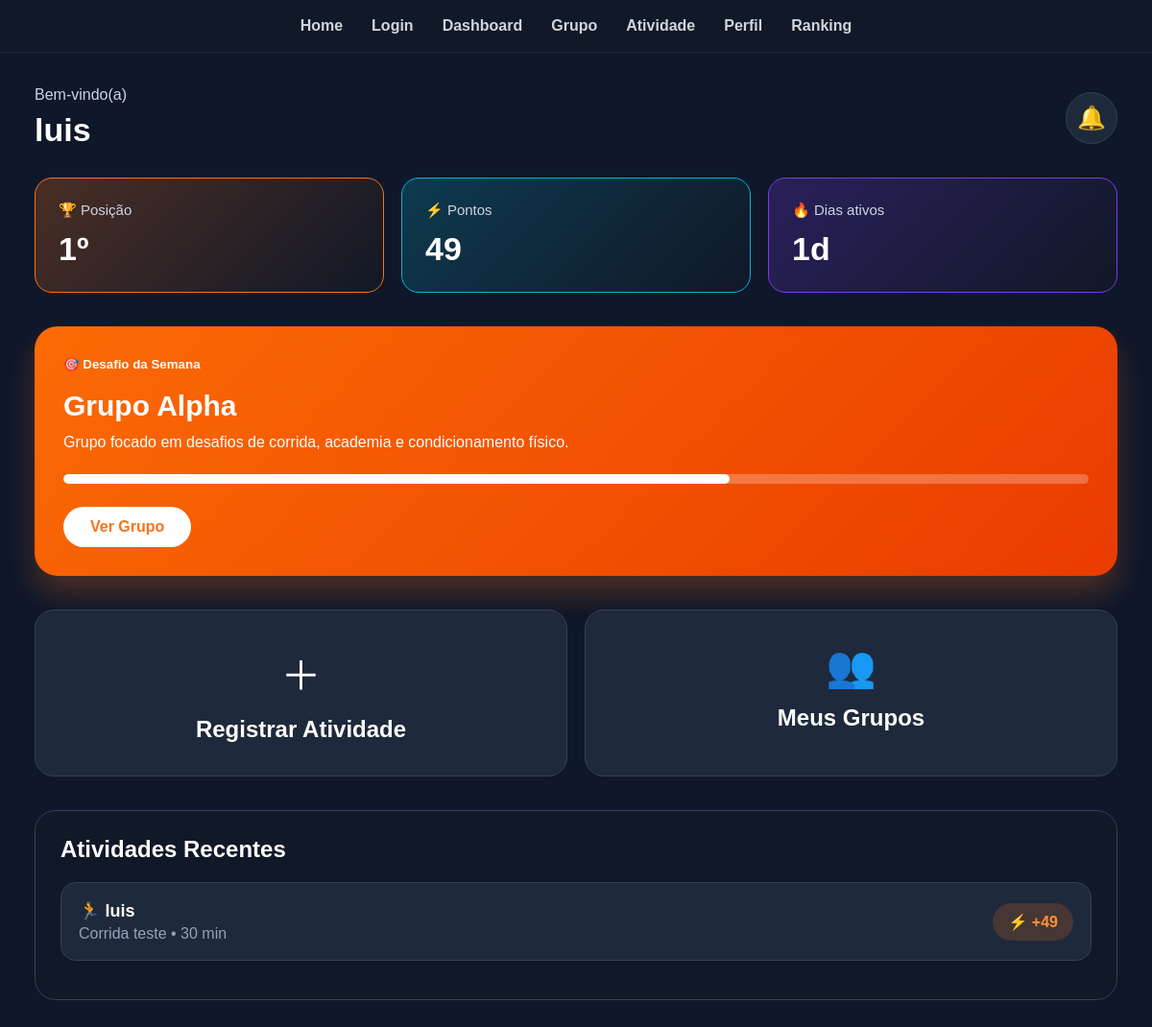
Page /dashboard/ (signed in) on the earlier database version.
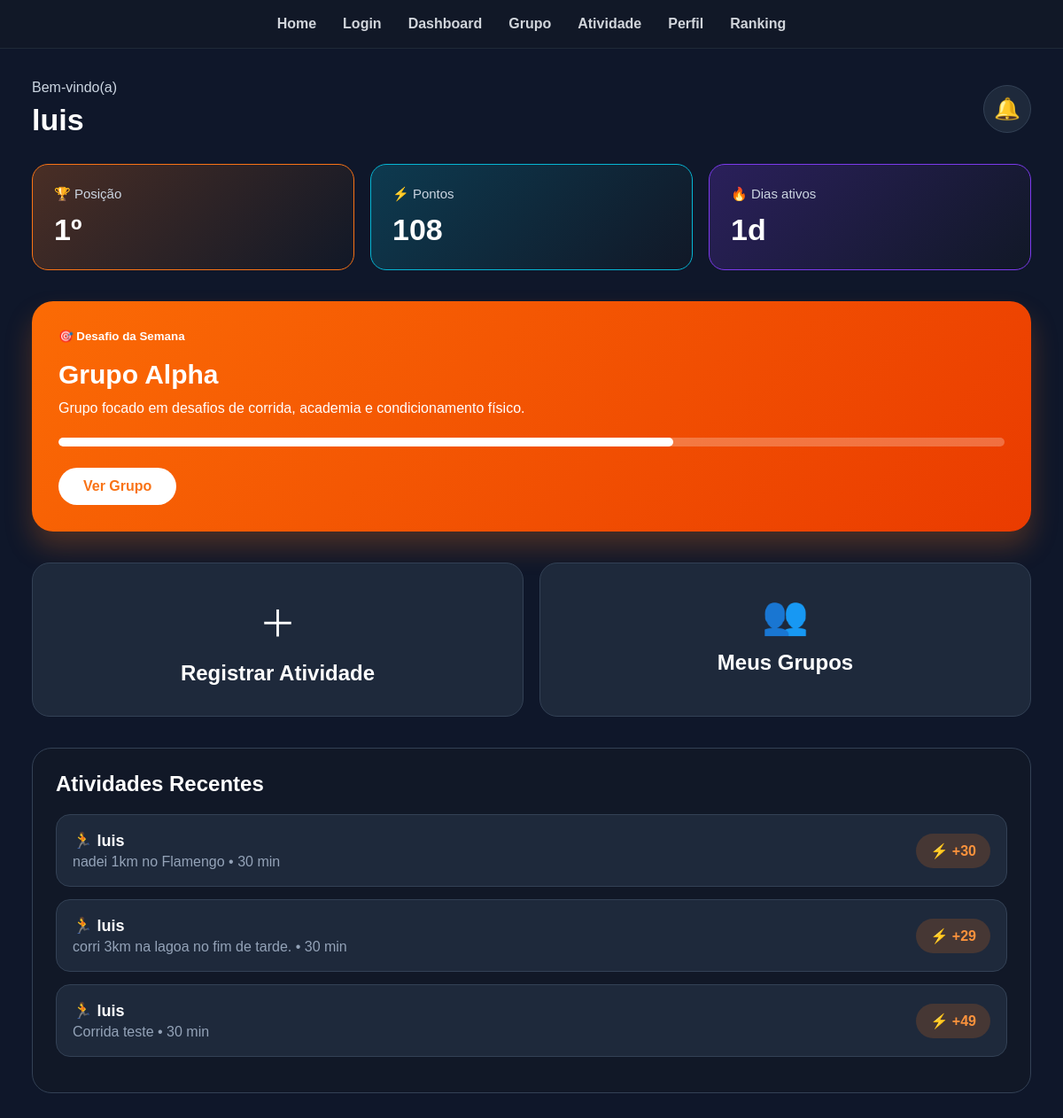
Same page on the later database version.
### core/models.py (models this page shows, shortened)
class Activity(models.Model):
    user = models.ForeignKey(User, on_delete=models.CASCADE, related_name='activities')
    group = models.ForeignKey(Group, on_delete=models.CASCADE, related_name='group_activities')
    image = models.ImageField(upload_to='activities/%Y/%m/%d/', blank=True, null=True)
    description = models.TextField(blank=True, null=True)
    duration_minutes = models.PositiveIntegerField(default=0)
    points_earned = models.IntegerField(default=0)
    created_at = models.DateTimeField(auto_now_add=True)
    class Meta:
        ordering = ['-created_at']

### core/views.py (the view)
# urls.py: path('dashboard/', dashboard),
@login_required
def dashboard(request):
    usuario = request.user
    grupo = Group.objects.first()
    atividades = Activity.objects.all().order_by('-created_at')
    atividades_usuario = Activity.objects.filter(user=usuario)
    total_pontos = atividades_usuario.aggregate(
        total=Sum('points_earned')
    )['total'] or 0
    dias_ativos = len(set(
        atividade.created_at.date() for atividade in atividades_usuario
    ))
    ranking_usuarios = User.objects.annotate(
        total_pontos=Sum('activities__points_earned')
    ).filter(
        total_pontos__isnull=False
    ).order_by('-total_pontos')
    posicao = "-"
    for indice, user in enumerate(ranking_usuarios, start=1):
        if user == usuario:
            posicao = f"{indice}º"
    return render(
        request,
        'core/dashboard.html',
        {
            "usuario": usuario,
            "atividades": atividades,
            "total_pontos": total_pontos,
            "dias_ativos": dias_ativos,
            "posicao": posicao,
            "grupo": grupo,
        }
    )

### core/templates/core/dashboard.html (shortened to what this page needs)
<!DOCTYPE html>
<html lang="pt-br">
<head>
</head>
<body>
<nav>
    <a href="/">Home</a>
    <a href="/login/">Login</a>
    <a href="/dashboard/">Dashboard</a>
    <a href="/grupo/">Grupo</a>
    <a href="/atividade/">Atividade</a>
    <a href="/perfil/">Perfil</a>
    <a href="/ranking/">Ranking</a>
</nav>
<div class="container">
    <section class="topo">
        <div>
            <p>Bem-vindo(a)</p>
<h1>{{ usuario.username }}</h1>        </div>
        <div class="notificacao">🔔</div>
    </section>
    <section class="cards-status">
        <div class="status-card laranja">
            <span>🏆 Posição</span>
<h2>{{ posicao }}</h2>        </div>
        <div class="status-card azul">
            <span>⚡ Pontos</span>
            <h2>{{ total_pontos }}</h2>
        </div>
        <div class="status-card roxo">
            <span>🔥 Dias ativos</span>
            <h2>{{ dias_ativos }}d</h2>
        </div>
    </section>
    <section class="desafio">
        <small>🎯 Desafio da Semana</small>
        <h2>
    {% if grupo %}
        {{ grupo.name }}
    {% else %}
        Nenhum grupo cadastrado
    {% endif %}
</h2>
<p>
    {% if grupo %}
        {{ grupo.description }}
    {% else %}
        Cadastre um grupo no painel administrativo.
    {% endif %}
</p>
        <div class="progress">
            <div class="progress-bar"></div>
        </div>
        <a href="/grupo/" class="btn-light">Ver Grupo</a>
    </section>
    <section class="atalhos">
        <a href="/atividade/" class="atalho">
            <span class="icone">＋</span>
            <h2>Registrar Atividade</h2>
        </a>
        <a href="/grupo/" class="atalho">
            <span class="icone">👥</span>
            <h2>Meus Grupos</h2>
        </a>
    </section>
    <section class="atividades">
        <h2>Atividades Recentes</h2>
        {% for atividade in atividades %}
<div class="atividade-item">
    <div class="atividade-info">
        <strong>🏃 {{ atividade.user.username }}</strong>
        <span>
            {{ atividade.description }} • {{ atividade.duration_minutes }} min
        </span>
    </div>
    <div class="pontos">
        ⚡ +{{ atividade.points_earned }}
    </div>
</div>
{% empty %}
<p>Nenhuma atividade cadastrada ainda.</p>
{% endfor %}
    </section>
</div>
</body>
</html>

Differences in the rows shown:
added Activity: user.username "luis", description "nadei 1km no Flamengo", duration_minutes "30", points_earned "30"
added Activity: user.username "luis", description "corri 3km na lagoa no fim de tarde.", duration_minutes "30", points_earned "29"
Other differences:
{{ total_pontos }}: "49" → "108"
